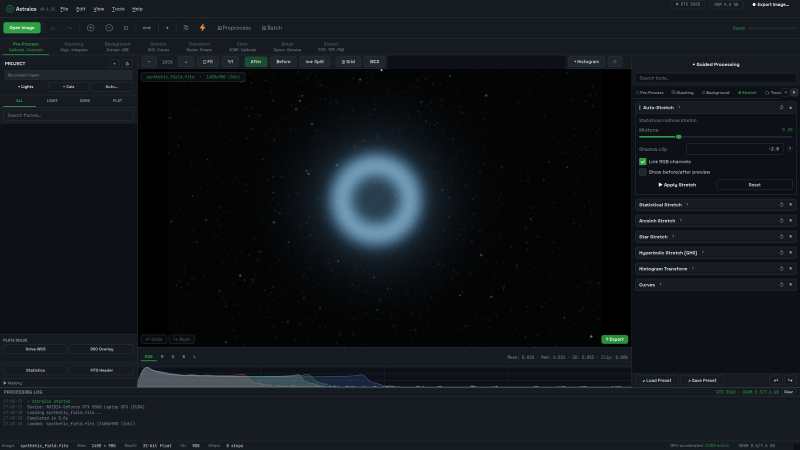
#> input picture site/assets/img/astraios-ui-stretch-synthetic.png, 1600 x 900 px (shown at 1/2 size)
$ python -i stacking.py   (imports and definitions only)
#> lines starting #> are read from the running program, lines starting #| are printed output that depends on the picture
### cosmica/core/device_manager.py
"""GPU Device Manager — abstracts CUDA, MPS, and CPU backends.

All GPU code in Cosmica MUST go through this module.
Never call torch.cuda.* directly elsewhere in the codebase.
"""

from __future__ import annotations

import logging
import threading
from dataclasses import dataclass, field
from enum import Enum, auto
from typing import TYPE_CHECKING

import torch

if TYPE_CHECKING:
    pass

log = logging.getLogger(__name__)


class Backend(Enum):
    CUDA = auto()
    MPS = auto()
    CPU = auto()


@dataclass(frozen=True)
class DeviceInfo:
    backend: Backend
    device: torch.device
    name: str
    vram_total_mb: int = 0
    vram_free_mb: int = 0
    compute_capability: tuple[int, int] | None = None


@dataclass
class DeviceManager:
    """Singleton-style manager for GPU device selection and tensor allocation."""

    _device: torch.device = field(init=False)
    _backend: Backend = field(init=False)
    _info: DeviceInfo = field(init=False)

    def __post_init__(self) -> None:
        self._detect_best_device()

    def _detect_best_device(self) -> None:
        if torch.cuda.is_available():
            self._backend = Backend.CUDA
            self._device = torch.device("cuda", 0)
            props = torch.cuda.get_device_properties(0)
            total_mem = getattr(props, "total_memory", None) or getattr(props, "total_mem", 0)
            total_mb = total_mem // (1024 * 1024)
            free_mb = total_mb  # approximate at init
            try:
                free_mb = torch.cuda.mem_get_info(0)[0] // (1024 * 1024)
            except Exception:
                log.debug("CUDA mem_get_info unavailable")
            cc = (props.major, props.minor)
            self._info = DeviceInfo(
                backend=Backend.CUDA,
                device=self._device,
                name=props.name,
                vram_total_mb=total_mb,
                vram_free_mb=free_mb,
                compute_capability=cc,
            )
            log.info("CUDA device: %s (%d MB VRAM, CC %d.%d)", props.name, total_mb, *cc)
        elif hasattr(torch.backends, "mps") and torch.backends.mps.is_available():
            self._backend = Backend.MPS
            self._device = torch.device("mps")
            self._info = DeviceInfo(
                backend=Backend.MPS,
                device=self._device,
                name="Apple Silicon (MPS)",
            )
            log.info("MPS device detected (Apple Silicon)")
        else:
            self._backend = Backend.CPU
            self._device = torch.device("cpu")
            self._info = DeviceInfo(
                backend=Backend.CPU,
                device=self._device,
                name="CPU",
            )
            log.info("No GPU detected, using CPU fallback")

    @property
    def device(self) -> torch.device:
        return self._device

    @property
    def backend(self) -> Backend:
        return self._backend

    @property
    def info(self) -> DeviceInfo:
        return self._info

    @property
    def is_gpu(self) -> bool:
        return self._backend != Backend.CPU

    def tensor(self, *args, dtype: torch.dtype = torch.float32, **kwargs) -> torch.Tensor:
        """Create a tensor on the managed device."""
        return torch.tensor(*args, dtype=dtype, device=self._device, **kwargs)

    def zeros(self, *shape, dtype: torch.dtype = torch.float32) -> torch.Tensor:
        return torch.zeros(*shape, dtype=dtype, device=self._device)

    def ones(self, *shape, dtype: torch.dtype = torch.float32) -> torch.Tensor:
        return torch.ones(*shape, dtype=dtype, device=self._device)

    def empty(self, *shape, dtype: torch.dtype = torch.float32) -> torch.Tensor:
        return torch.empty(*shape, dtype=dtype, device=self._device)

    def to_device(self, t: torch.Tensor) -> torch.Tensor:
        """Move a tensor to the managed device."""
        return t.to(self._device)

    def to_cpu(self, t: torch.Tensor) -> torch.Tensor:
        """Move a tensor to CPU (for numpy interop, saving, etc.)."""
        return t.cpu()

    def from_numpy(self, arr) -> torch.Tensor:
        """Convert a numpy array to a device tensor."""
        return torch.from_numpy(arr).to(self._device)

    # [36 lines left out: functions synchronize, empty_cache, memory_stats, optimal_batch_size, not called in this run]


# Module-level singleton
_instance: DeviceManager | None = None
_lock: threading.Lock | None = None


def get_device_manager() -> DeviceManager:
    """Return the global DeviceManager singleton."""
    global _instance, _lock
    if _lock is None:
        _lock = threading.Lock()
    if _instance is None:
        with _lock:
            if _instance is None:
                _instance = DeviceManager()
    return _instance

### cosmica/core/stacking.py
"""Image Stacking Engine — registration, rejection, and integration.

Alignment uses proven library algorithms (skimage, OpenCV) with GPU
acceleration on top. Rejection uses astropy SigmaClip and scipy for
all statistical methods. No custom reimplementations of known algorithms.
"""

from __future__ import annotations

import gc
import logging
from collections.abc import Callable
from dataclasses import dataclass
from enum import Enum, auto

import cv2
import numpy as np
import torch
import torch.nn.functional as functional
from astropy.stats import SigmaClip
from skimage.registration import phase_cross_correlation as _skimage_pcc

from cosmica.core.device_manager import get_device_manager
from cosmica.core.gpu_stars import (
    Star,
    compose_affine_transforms,
    detect_stars_gpu,
    estimate_transform_gpu,
    match_stars_gpu,
    warp_image_gpu,
)
from cosmica.core.image_io import FrameType, ImageData, load_image
from cosmica.core.star_detection import (
    align_image as _cpu_align_image,
)
from cosmica.core.star_detection import (
    detect_stars as _cpu_detect_stars,
)
from cosmica.core.star_detection import (
    find_transform as _cpu_find_transform,
)
from cosmica.core.star_detection import (
    find_transform_triangle as _cpu_find_transform_triangle,
)

log = logging.getLogger(__name__)

ProgressCallback = Callable[[float, str], None]


def _noop_progress(fraction: float, message: str) -> None:
    pass


# [59 lines left out: function _highpass_for_detection, not called in this run]


# ---------------------------------------------------------------------------
# Configuration Enums
# ---------------------------------------------------------------------------


class RejectionMethod(Enum):
    NONE = auto()
    SIGMA_CLIP = auto()           # astropy SigmaClip — standard, proven
    WINSORIZED_SIGMA = auto()     # winsorize extremes, then sigma clip (Siril)
    LINEAR_FIT = auto()           # normalization + sigma clip (PixInsight)
    PERCENTILE_CLIP = auto()      # reject top/bottom N% per pixel (PixInsight)
    ESD = auto()                  # Generalized ESD test (PixInsight)
    MIN_MAX = auto()              # reject N lowest + N highest per pixel (Siril)


class IntegrationMethod(Enum):
    AVERAGE = auto()
    MEDIAN = auto()
    WEIGHTED_AVERAGE = auto()  # per-frame SNR/FWHM weights via StackingParams.frame_weights


class RegistrationMode(Enum):
    STAR_1_PASS = auto()      # GPU star detection → RANSAC → warp (single pass)
    STAR_2_PASS = auto()      # as above + refinement pass with tight radius
    TRIANGLE = auto()         # triangle-similarity matching (robust, handles large rotations)
    FFT_TRANSLATION = auto()  # FFT phase cross-correlation (translation only)
    COMET = auto()            # Track comet nucleus centroid; align by translation only


class NormalizationMethod(Enum):
    NONE = auto()
    ADDITIVE = auto()          # shift frames to match reference median
    MULTIPLICATIVE = auto()    # scale frames to match reference median
    ADDITIVE_SCALING = auto()  # Siril default: scale + shift via MAD (robust)


@dataclass
class StackingParams:
    rejection: RejectionMethod = RejectionMethod.SIGMA_CLIP
    integration: IntegrationMethod = IntegrationMethod.AVERAGE
    registration_mode: RegistrationMode = RegistrationMode.STAR_1_PASS
    normalization: NormalizationMethod = NormalizationMethod.ADDITIVE_SCALING
    kappa_low: float = 3.0
    kappa_high: float = 3.0
    max_iterations: int = 5
    winsorize_cutoff: float = 1.5   # sigmas for Winsorized clipping
    percentile_low: float = 10.0    # % to reject at low end (PERCENTILE_CLIP)
    percentile_high: float = 10.0   # % to reject at high end (PERCENTILE_CLIP)
    min_max_reject: int = 1         # frames to reject at each extreme (MIN_MAX)
    upsample_factor: int = 10       # sub-pixel refinement for FFT alignment
    use_gpu: bool = True            # prefer GPU; falls back to CPU automatically
    comet_nucleus_radius: int = 15  # search radius for nucleus peak (COMET mode)
    reference_frame_index: int = -1 # -1 = auto (highest variance), ≥0 = explicit index
    frame_weights: list[float] | None = None  # per-frame weights for WEIGHTED_AVERAGE


@dataclass
class StackResult:
    image: ImageData
    n_frames: int
    rejection_map: np.ndarray | None = None
    total_rejected: int = 0


# ---------------------------------------------------------------------------
# Normalization
# ---------------------------------------------------------------------------


# [52 lines left out: function normalize_stack, not called in this run]


def normalize_stack_linear_fit(stack: np.ndarray) -> np.ndarray:
    """Backward-compatible alias for normalize_stack(ADDITIVE_SCALING)."""
    return normalize_stack(stack, NormalizationMethod.ADDITIVE_SCALING)


# [514 lines left out: functions _compute_frame_norm_factors, _reject_sigma_clip, _reject_winsorized_sigma, _reject_percentile_clip, _reject_esd, _reject_min_max and 8 more, not called in this run]


# ---------------------------------------------------------------------------
# Star-Based Alignment (GPU + CPU paths)
# ---------------------------------------------------------------------------


def align_frames(
    images: list[ImageData],
    params: StackingParams | None = None,
    progress: ProgressCallback = _noop_progress,
) -> list[ImageData]:
    """Align images using star detection and matching.

    GPU path (preferred): detect_stars_gpu → match_stars_gpu → RANSAC → warp_image_gpu.
    CPU fallback: detect_stars → find_transform (OpenCV RANSAC) → align_image.
    Both 1-pass and 2-pass modes are supported.

    For FFT_TRANSLATION mode, delegates to _fft_align_frames.
    """
    if params is None:
        params = StackingParams()

    n = len(images)
    if n == 0:
        raise ValueError("No images to align")
    if n == 1:
        return [images[0]]

    if params.registration_mode == RegistrationMode.FFT_TRANSLATION:
        return _fft_align_frames(
            images, progress, params.upsample_factor, params.use_gpu
        )

    if params.registration_mode == RegistrationMode.COMET:
        return _comet_align_frames(images, params, progress)

    dm = get_device_manager()
    gpu_available = params.use_gpu and dm.device.type != "cpu"

    # Select reference frame
    progress(0.0, "Selecting reference frame...")
    if params.reference_frame_index == -2:
        ref_idx = n - 1
        log.info("Star alignment: using last frame (#%d) as reference", ref_idx + 1)
    elif params.reference_frame_index >= 0:
        ref_idx = max(0, min(params.reference_frame_index, n - 1))
        log.info("Star alignment: using user-specified reference frame #%d", ref_idx + 1)
    else:
        ref_idx = int(np.argmax([np.var(img.data) for img in images]))
        log.info("Star alignment: auto-selected reference frame #%d (highest variance)", ref_idx + 1)
    progress(0.1, f"Reference: frame #{ref_idx + 1}")

    ref_img = images[ref_idx]
    aligned = [None] * n
    aligned[ref_idx] = ref_img

    if gpu_available:
        t_ref = dm.from_numpy(ref_img.data)
        ref_stars = detect_stars_gpu(_highpass_for_detection(t_ref))
        log.info("Reference: %d stars detected (GPU)", len(ref_stars))
        ref_sf = None
    else:
        ref_sf = _cpu_detect_stars(ref_img.data)
        ref_stars = None
        log.info("Reference: %d stars detected (CPU)", len(ref_sf))

    two_pass = params.registration_mode == RegistrationMode.STAR_2_PASS
    use_triangle = params.registration_mode == RegistrationMode.TRIANGLE

    # Pre-detect ref stars on CPU for triangle mode (always CPU, no GPU path needed)
    if use_triangle:
        ref_sf = _cpu_detect_stars(ref_img.data)
        gpu_available = False  # triangle mode always uses CPU path

    for i in range(n):
        if i == ref_idx:
            continue
        progress(0.1 + 0.8 * (i / n), f"Aligning frame {i + 1}/{n}...")
        frame = images[i]

        if frame.data.shape != ref_img.data.shape:
            log.warning("Frame %d shape mismatch, skipping", i + 1)
            aligned[i] = frame
            continue

        if gpu_available:
            t_img = dm.from_numpy(frame.data)
            tgt_stars = detect_stars_gpu(_highpass_for_detection(t_img))
            matches = match_stars_gpu(ref_stars, tgt_stars, max_dist=100.0)
            transform = estimate_transform_gpu(matches)

            if transform is None:
                log.warning("Frame %d: GPU transform failed, using CPU fallback", i + 1)
                ref_sf2 = _cpu_detect_stars(ref_img.data)
                tgt_sf2 = _cpu_detect_stars(frame.data)
                transform = _cpu_find_transform(ref_sf2, tgt_sf2)
                if transform is None:
                    aligned[i] = frame
                    continue
                warped_data = _cpu_align_image(frame.data, transform, ref_img.data.shape)
                aligned[i] = ImageData(
                    data=warped_data.astype(np.float32),
                    header=frame.header.copy(),
                    frame_type=frame.frame_type,
                )
                continue

            # CRITICAL: transform maps target→ref (forward), but affine_grid in
            # warp_image_gpu expects output(ref)→input(target) (inverse).
            # Must invert. OpenCV warpAffine handles this automatically; torch does not.
            if two_pass:
                # First pass: warp to ref-space with inverted transform
                transform_inv_coarse = _invert_affine_2x3(transform)
                warped_coarse = warp_image_gpu(t_img, transform_inv_coarse, mode="bilinear")
                re_stars = detect_stars_gpu(_highpass_for_detection(warped_coarse))
                re_matches = match_stars_gpu(ref_stars, re_stars, max_dist=20.0)
                refine_transform = estimate_transform_gpu(re_matches)
                if refine_transform is not None:
                    # Compose forward transforms: refine ∘ transform
                    transform = compose_affine_transforms(transform, refine_transform)

            transform_inv = _invert_affine_2x3(transform)
            final = warp_image_gpu(t_img, transform_inv, mode="bicubic")
            res = dm.to_cpu(final).numpy().astype(np.float32)
            if res.ndim == 3 and res.shape[0] == 1:
                res = res[0]
            del t_img, final  # free GPU tensors immediately after warp

        else:
            # CPU path: triangle-matching or standard nearest-neighbor
            tgt_sf = _cpu_detect_stars(frame.data)
            if use_triangle:
                transform = _cpu_find_transform_triangle(ref_sf, tgt_sf)
            else:
                transform = _cpu_find_transform(ref_sf, tgt_sf)
            if transform is None:
                log.warning("Frame %d: no transform found, skipping", i + 1)
                aligned[i] = frame
                continue

            if two_pass:
                warped_coarse = _cpu_align_image(frame.data, transform, ref_img.data.shape)
                tgt_sf2 = _cpu_detect_stars(warped_coarse)
                refine = _cpu_find_transform(ref_sf, tgt_sf2)
                if refine is not None:
                    transform = compose_affine_transforms(transform, refine)

            res = _cpu_align_image(frame.data, transform, ref_img.data.shape).astype(np.float32)

        aligned[i] = ImageData(
            data=res, header=frame.header.copy(), frame_type=frame.frame_type
        )

    # Free GPU reference tensor and flush allocator cache
    if gpu_available:
        del t_ref
        gc.collect()
        get_device_manager().empty_cache()

    progress(1.0, f"Alignment complete: {n} frames")
    return [img for img in aligned if img is not None]


# ---------------------------------------------------------------------------
# Path-based alignment (low-memory — peak RAM ~2 frames)
# ---------------------------------------------------------------------------


# [492 lines left out: functions _fast_variance_at, _interp_for_detection, align_from_paths, _write_aligned_fits, _gpu_sigma_clip, _gpu_percentile_clip and 3 more, not called in this run]


def _sample_frame_background(path: "Path", sample_size: int = 256) -> float:
    """Estimate frame background by sampling the center of a FITS file."""
    return float(np.median(_sample_frame_crop(path, sample_size)))


# [225 lines left out: functions _get_fits_shape, stack_from_paths, not called in this run]


# ---------------------------------------------------------------------------
# Main Stacking Function
# ---------------------------------------------------------------------------


def stack_images(
    images: list[ImageData],
    params: StackingParams | None = None,
    align: bool = True,
    progress: ProgressCallback = _noop_progress,
) -> StackResult:
    """Stack images: align → normalize → reject outliers → integrate.

    Parameters
    ----------
    images : list[ImageData]
        Input frames (calibrated light frames).
    params : StackingParams, optional
        Stacking configuration.
    align : bool
        If True, align frames before stacking.
    progress : callable
        Progress callback (fraction, message).
    """
    if params is None:
        params = StackingParams()

    n = len(images)
    if n == 0:
        raise ValueError("No images")
    if n == 1:
        return StackResult(image=images[0], n_frames=1)

    # 1. Alignment
    if align:
        aligned_images = align_frames(
            images, params, progress=lambda f, m: progress(f * 0.3, m)
        )
    else:
        aligned_images = list(images)

    # 2. Build numpy stack (N, H, W)
    progress(0.30, "Loading frames into memory...")
    data_stack = np.array([img.data for img in aligned_images], dtype=np.float32)

    # 3. Normalization
    progress(0.35, "Normalizing background levels...")
    data_stack = normalize_stack(data_stack, params.normalization)

    # 4. Rejection
    progress(0.50, f"Running {params.rejection.name}...")

    total_rejected = 0
    mask = None

    shape = data_stack.shape

    if params.rejection == RejectionMethod.SIGMA_CLIP:
        masked_data = _reject_sigma_clip(
            data_stack, params.kappa_low, params.kappa_high, params.max_iterations
        )
        mask = _get_mask(masked_data, shape)
        total_rejected = int(np.sum(mask))

    elif params.rejection == RejectionMethod.WINSORIZED_SIGMA:
        masked_data = _reject_winsorized_sigma(
            data_stack, params.kappa_low, params.kappa_high,
            params.max_iterations, params.winsorize_cutoff,
        )
        mask = _get_mask(masked_data, shape)
        total_rejected = int(np.sum(mask))

    elif params.rejection == RejectionMethod.LINEAR_FIT:
        # Linear fit = normalization (already done) + sigma clip
        masked_data = _reject_sigma_clip(
            data_stack, params.kappa_low, params.kappa_high, params.max_iterations
        )
        mask = _get_mask(masked_data, shape)
        total_rejected = int(np.sum(mask))

    elif params.rejection == RejectionMethod.PERCENTILE_CLIP:
        masked_data = _reject_percentile_clip(
            data_stack, params.percentile_low, params.percentile_high
        )
        mask = _get_mask(masked_data, shape)
        total_rejected = int(np.sum(mask))

    elif params.rejection == RejectionMethod.ESD:
        masked_data = _reject_esd(data_stack)
        mask = _get_mask(masked_data, shape)
        total_rejected = int(np.sum(mask))

    elif params.rejection == RejectionMethod.MIN_MAX:
        masked_data = _reject_min_max(data_stack, params.min_max_reject)
        mask = _get_mask(masked_data, shape)
        total_rejected = int(np.sum(mask))

    else:
        # NONE: no rejection
        masked_data = np.ma.array(data_stack, mask=False)

    # 5. Integration
    progress(0.85, "Integrating frames...")
    _weights = np.asarray(params.frame_weights, dtype=np.float32) if params.frame_weights else None
    result = _integrate(masked_data, params.integration, weights=_weights)

    # 6. Finalize
    result = np.clip(result, 0, 1).astype(np.float32)

    ref_img = aligned_images[0]
    result_image = ImageData(
        data=result,
        header=ref_img.header.copy(),
        frame_type=FrameType.RESULT,
    )

    progress(1.0, f"Stacking complete: {n} frames, {total_rejected} pixels rejected")
    log.info("Stacking complete: %d frames, %d rejected", n, total_rejected)

    return StackResult(
        image=result_image,
        n_frames=n,
        rejection_map=mask,
        total_rejected=total_rejected,
    )

>>> import cv2
>>> picture = cv2.imread('../../site/assets/img/astraios-ui-stretch-synthetic.png', cv2.IMREAD_GRAYSCALE)
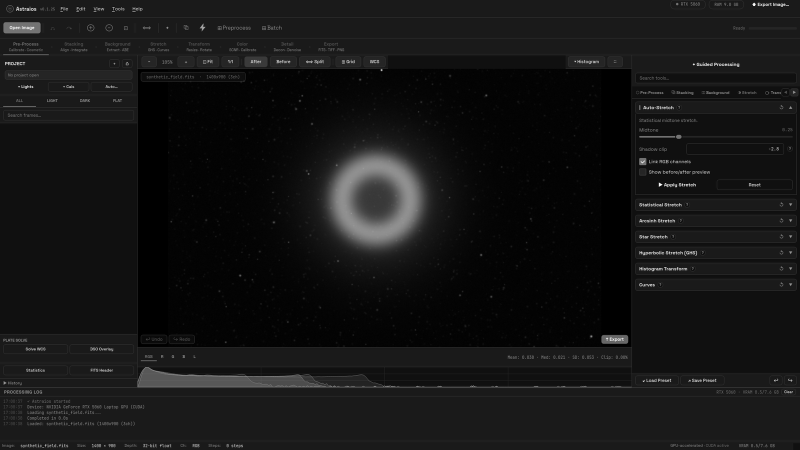
#> picture: shape (900, 1600) (shown at 1/2 size); min 0, max 255, mean 21
>>> result = stack_images(picture)
#> in stack_images, `n = len(images)`: n = 900
#> (the call stopped at in _detect_best_device, `if torch.cuda.is_available():`: torch is not available in this run)
#> (the run stopped early here; a loop or call above may not have finished)
